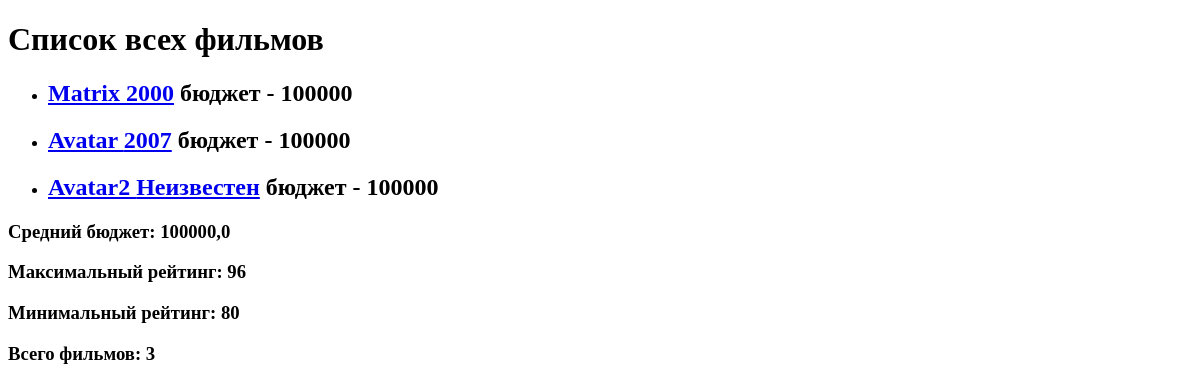
The app's page /, older data.
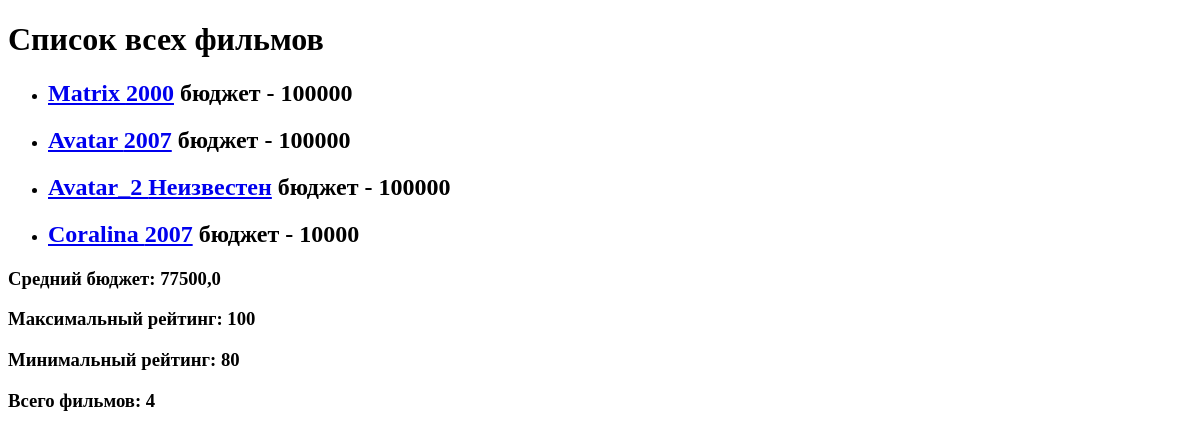
The same page, newer data.
### movieapp/models.py (models this page shows, shortened)
class Movie(models.Model):
    name = models.CharField(max_length=40)
    rating = models.IntegerField()
    year = models.IntegerField(null=True, blank=True)
    budget = models.IntegerField(default=1000000)
    slug = models.SlugField()
    def get_absolute_url(self):
        return reverse('one_movie', args=[self.slug])

### movieapp/views.py (the view)
# urls.py: path('', views.main_page, name='home'),
def main_page(request):
    movies = Movie.objects.annotate(new_budget=F('budget') + 100,
                                    rating_year=F('rating') + F('year'))
    agg = movies.aggregate(budget=Avg('budget'), rating_max=Max('rating'), rating_min=Min('rating'))
    count_movies = movies.count()
    return render(request, 'movieapp/all_movies.html', {'movies': movies,
                                                        'agg': agg,
                                                        'count_movies': count_movies})

### movieapp/templates/movieapp/all_movies.html (shortened to what this page needs)
{%extends 'movieapp/main_page.html' %}
{% block content %}
  <h1>Список всех фильмов</h1>
<ul>
  {% for i in movies %}
    <li><h2><a href="{{i.get_absolute_url}}">{{i.name}} {{i.year|default:"Неизвестен"}}</a>
    бюджет - {{i.budget}}</h2>
    </li>
  {% endfor %}
  </ul>
<h3>Средний бюджет: {{agg.budget}}</h3>
<h3>Максимальный рейтинг: {{agg.rating_max}}</h3>
<h3>Минимальный рейтинг: {{agg.rating_min}}</h3>
<h3>Всего фильмов: {{count_movies}}</h3>
{% endblock %}

### movieapp/templates/movieapp/main_page.html (shortened to what this page needs)
<!DOCTYPE html>
<html lang="en">
<head>
</head>
<body>
{% block content %}{% endblock %}
</body>
</html>

Row changes from the older to the newer data that the page shows:
changed Movie "Неизвестен": name "Avatar2" → "Avatar_2"
added Movie: name "Coralina", year "2007", budget "10000"
Text that changed along with them:
{{ agg.budget }}: "100000,0" → "77500,0"
{{ agg.rating_max }}: "96" → "100"
{{ count_movies }}: "3" → "4"
